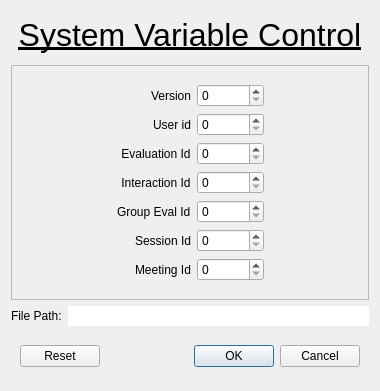
<?xml version="1.0" encoding="UTF-8"?>
<ui version="4.0">
 <class>Dialog</class>
 <widget class="QDialog" name="Dialog">
  <property name="geometry">
   <rect>
    <x>0</x>
    <y>0</y>
    <width>380</width>
    <height>391</height>
   </rect>
  </property>
  <property name="windowTitle">
   <string>Dialog</string>
  </property>
  <layout class="QGridLayout" name="gridLayout">
   <item row="2" column="0">
    <widget class="QLabel" name="label_3">
     <property name="text">
      <string>File Path:</string>
     </property>
    </widget>
   </item>
   <item row="2" column="1">
    <widget class="QLineEdit" name="filePathLineEdit">
     <property name="font">
      <font>
       <underline>true</underline>
      </font>
     </property>
     <property name="frame">
      <bool>false</bool>
     </property>
     <property name="readOnly">
      <bool>true</bool>
     </property>
    </widget>
   </item>
   <item row="1" column="0" colspan="2">
    <widget class="QFrame" name="frame">
     <property name="frameShape">
      <enum>QFrame::StyledPanel</enum>
     </property>
     <property name="frameShadow">
      <enum>QFrame::Raised</enum>
     </property>
     <layout class="QHBoxLayout" name="horizontalLayout">
      <item>
       <spacer name="horizontalSpacer">
        <property name="orientation">
         <enum>Qt::Horizontal</enum>
        </property>
        <property name="sizeHint" stdset="0">
         <size>
          <width>40</width>
          <height>20</height>
         </size>
        </property>
       </spacer>
      </item>
      <item>
       <widget class="QFrame" name="formFrame">
        <layout class="QFormLayout" name="formLayout">
         <property name="labelAlignment">
          <set>Qt::AlignRight|Qt::AlignTrailing|Qt::AlignVCenter</set>
         </property>
         <property name="formAlignment">
          <set>Qt::AlignHCenter|Qt::AlignTop</set>
         </property>
         <item row="0" column="0">
          <widget class="QLabel" name="versionLabel">
           <property name="text">
            <string>Version</string>
           </property>
           <property name="alignment">
            <set>Qt::AlignCenter</set>
           </property>
          </widget>
         </item>
         <item row="0" column="1">
          <widget class="QSpinBox" name="versionSpinBox">
           <property name="maximum">
            <number>100000</number>
           </property>
          </widget>
         </item>
         <item row="1" column="0">
          <widget class="QLabel" name="userIdLabel">
           <property name="text">
            <string>User id</string>
           </property>
           <property name="alignment">
            <set>Qt::AlignCenter</set>
           </property>
          </widget>
         </item>
         <item row="1" column="1">
          <widget class="QSpinBox" name="userIdSpinBox">
           <property name="maximum">
            <number>100000</number>
           </property>
          </widget>
         </item>
         <item row="2" column="0">
          <widget class="QLabel" name="evaluationIdLabel">
           <property name="text">
            <string>Evaluation Id</string>
           </property>
           <property name="alignment">
            <set>Qt::AlignCenter</set>
           </property>
          </widget>
         </item>
         <item row="2" column="1">
          <widget class="QSpinBox" name="evaluationIdSpinBox">
           <property name="maximum">
            <number>100000</number>
           </property>
          </widget>
         </item>
         <item row="3" column="0">
          <widget class="QLabel" name="interactionIdLabel">
           <property name="text">
            <string>Interaction Id</string>
           </property>
           <property name="alignment">
            <set>Qt::AlignCenter</set>
           </property>
          </widget>
         </item>
         <item row="3" column="1">
          <widget class="QSpinBox" name="interactionIdSpinBox">
           <property name="maximum">
            <number>100000</number>
           </property>
          </widget>
         </item>
         <item row="5" column="0">
          <widget class="QLabel" name="sessionIdLabel">
           <property name="text">
            <string>Session Id</string>
           </property>
           <property name="alignment">
            <set>Qt::AlignCenter</set>
           </property>
          </widget>
         </item>
         <item row="5" column="1">
          <widget class="QSpinBox" name="sessionIdSpinBox">
           <property name="maximum">
            <number>100000</number>
           </property>
          </widget>
         </item>
         <item row="4" column="0">
          <widget class="QLabel" name="label_2">
           <property name="text">
            <string>Group Eval Id</string>
           </property>
          </widget>
         </item>
         <item row="4" column="1">
          <widget class="QSpinBox" name="groupevalIdSpinBox">
           <property name="maximum">
            <number>100000</number>
           </property>
          </widget>
         </item>
         <item row="6" column="0">
          <widget class="QLabel" name="label_4">
           <property name="text">
            <string>Meeting Id</string>
           </property>
          </widget>
         </item>
         <item row="6" column="1">
          <widget class="QSpinBox" name="meetingIdSpinBox">
           <property name="maximum">
            <number>100000</number>
           </property>
          </widget>
         </item>
        </layout>
       </widget>
      </item>
      <item>
       <spacer name="horizontalSpacer_2">
        <property name="orientation">
         <enum>Qt::Horizontal</enum>
        </property>
        <property name="sizeHint" stdset="0">
         <size>
          <width>40</width>
          <height>20</height>
         </size>
        </property>
       </spacer>
      </item>
     </layout>
    </widget>
   </item>
   <item row="0" column="0" colspan="2">
    <widget class="QLabel" name="label">
     <property name="font">
      <font>
       <pointsize>24</pointsize>
       <italic>false</italic>
       <underline>true</underline>
      </font>
     </property>
     <property name="text">
      <string>System Variable Control</string>
     </property>
     <property name="alignment">
      <set>Qt::AlignCenter</set>
     </property>
    </widget>
   </item>
   <item row="3" column="0" colspan="2">
    <widget class="QWidget" name="widget" native="true">
     <layout class="QHBoxLayout" name="horizontalLayout_2">
      <item>
       <widget class="QPushButton" name="pushButton">
        <property name="text">
         <string>Reset</string>
        </property>
       </widget>
      </item>
      <item>
       <widget class="QDialogButtonBox" name="buttonBox">
        <property name="orientation">
         <enum>Qt::Horizontal</enum>
        </property>
        <property name="standardButtons">
         <set>QDialogButtonBox::Cancel|QDialogButtonBox::Ok</set>
        </property>
       </widget>
      </item>
     </layout>
    </widget>
   </item>
  </layout>
 </widget>
 <tabstops>
  <tabstop>buttonBox</tabstop>
  <tabstop>filePathLineEdit</tabstop>
  <tabstop>pushButton</tabstop>
  <tabstop>versionSpinBox</tabstop>
  <tabstop>userIdSpinBox</tabstop>
  <tabstop>evaluationIdSpinBox</tabstop>
  <tabstop>interactionIdSpinBox</tabstop>
  <tabstop>sessionIdSpinBox</tabstop>
  <tabstop>groupevalIdSpinBox</tabstop>
 </tabstops>
 <resources/>
 <connections>
  <connection>
   <sender>buttonBox</sender>
   <signal>accepted()</signal>
   <receiver>Dialog</receiver>
   <slot>accept()</slot>
   <hints>
    <hint type="sourcelabel">
     <x>248</x>
     <y>254</y>
    </hint>
    <hint type="destinationlabel">
     <x>157</x>
     <y>274</y>
    </hint>
   </hints>
  </connection>
  <connection>
   <sender>buttonBox</sender>
   <signal>rejected()</signal>
   <receiver>Dialog</receiver>
   <slot>reject()</slot>
   <hints>
    <hint type="sourcelabel">
     <x>316</x>
     <y>260</y>
    </hint>
    <hint type="destinationlabel">
     <x>286</x>
     <y>274</y>
    </hint>
   </hints>
  </connection>
 </connections>
</ui>
